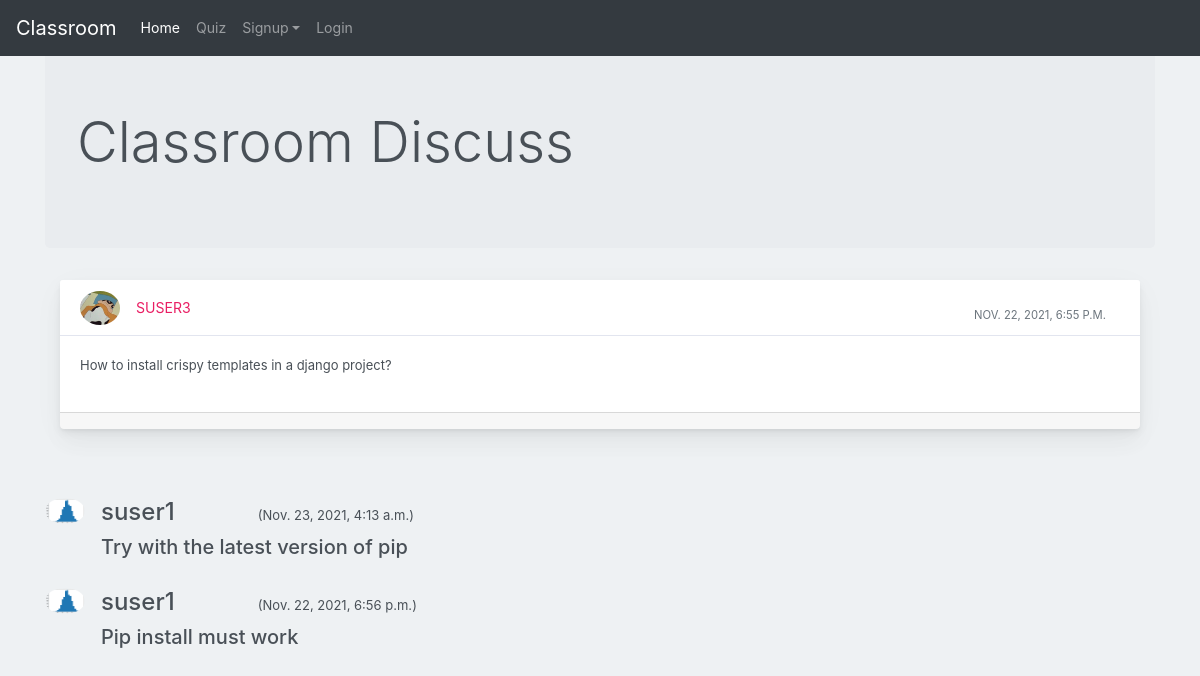
The app's page /post/5, older data.
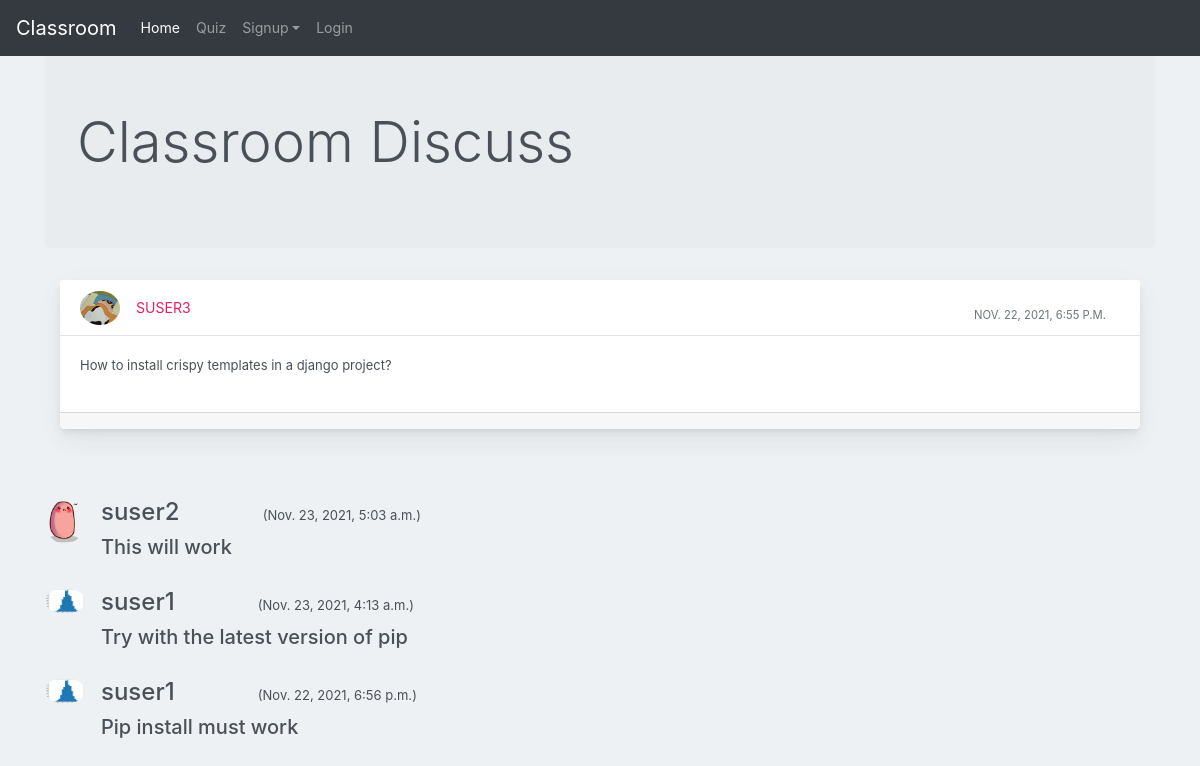
The same page, newer data.
### discuss/models.py (models this page shows)
class Replie(models.Model):
    user = models.ForeignKey(User, on_delete=models.CASCADE, default=1)
    reply_id = models.AutoField
    reply_content = models.TextField()
    post = models.ForeignKey(Post, on_delete=models.CASCADE, default='')
    timestamp= models.DateTimeField(default=now)
    image = models.ImageField(upload_to="images",default="")

### users/models.py (models this page shows)
class User(AbstractUser):
    email = models.EmailField()
    is_student = models.BooleanField(default=False)
    is_teacher = models.BooleanField(default=False)

### discuss/views.py (the view)
# urls.py: path('post/<post_id>', views.post_detail, name='post-detail'),
def post_detail(request, post_id):
    post = Post.objects.get(id=post_id)
    replies = Replie.objects.filter(post = post).order_by("-timestamp")
    context = {
        "replies" : replies,
        "post" : post,
    }
    return render(request, 'discuss/post_detail.html', context)

### templates/discuss/post_detail.html (shortened to what this page needs)
{% extends 'discuss/basic.html' %}
{% load crispy_forms_tags %}
{% block homeactive %} active {% endblock homeactive %}-->
{% block content %}
<div class="container my-4">
<div class="jumbotron">
    <h1 class="display-4">Classroom Discuss</h1>
    </div>
    <div class="container-fluid mt-10">
      <div class="row">
          <div class="col-md-12">
              <div class="card mb-4">
                  <div class="card-header">
                      <div class="media flex-wrap w-100 align-items-center"> <img src="/media/{{post.image}}"
                              class="d-block ui-w-40 rounded-circle" alt="">
                          <div class="media-body ml-3"> <a href="#" data-abc="true">{{post.user1}}</a>
                          </div>
                          <div class="text-muted small ml-3">
                            <div class="px-4 pt-3">{{post.timestamp}} </div>
                          </div>
                      </div>
                  </div>
                  <div class="card-body">
                      <p>{{post.post_content}}</p>
                  </div>
                  <div class="card-footer d-flex flex-wrap justify-content-between align-items-center px-3 pt-0 pb-3">
                </div>
              </div>
          </div>
      </div>
  </div>
</div>
{% for reply in replies %}
<br>
<div class="container">
<div class="media">
    <img class="mr-3 rounded-circle" src="/media/{{reply.image}}" alt="." width="30px" height="30px">
    <div class="media-body">
      <h4 class="mt-0">{{reply.user}}	&nbsp;	&nbsp;	&nbsp;	&nbsp;	&nbsp;	&nbsp;  <span><small style="font-size: 13px;">({{reply.timestamp}})</small></span></h4>
      <h5>{{reply.reply_content}}</h5>
    </div>
  </div>
</div>
{% endfor %}
  {% endblock content %}

Row changes from the older to the newer data that the page shows:
added Replie: image (picture), user "suser2", timestamp "Nov. 23, 2021, 5:03 a.m.", reply_content "This will work"
